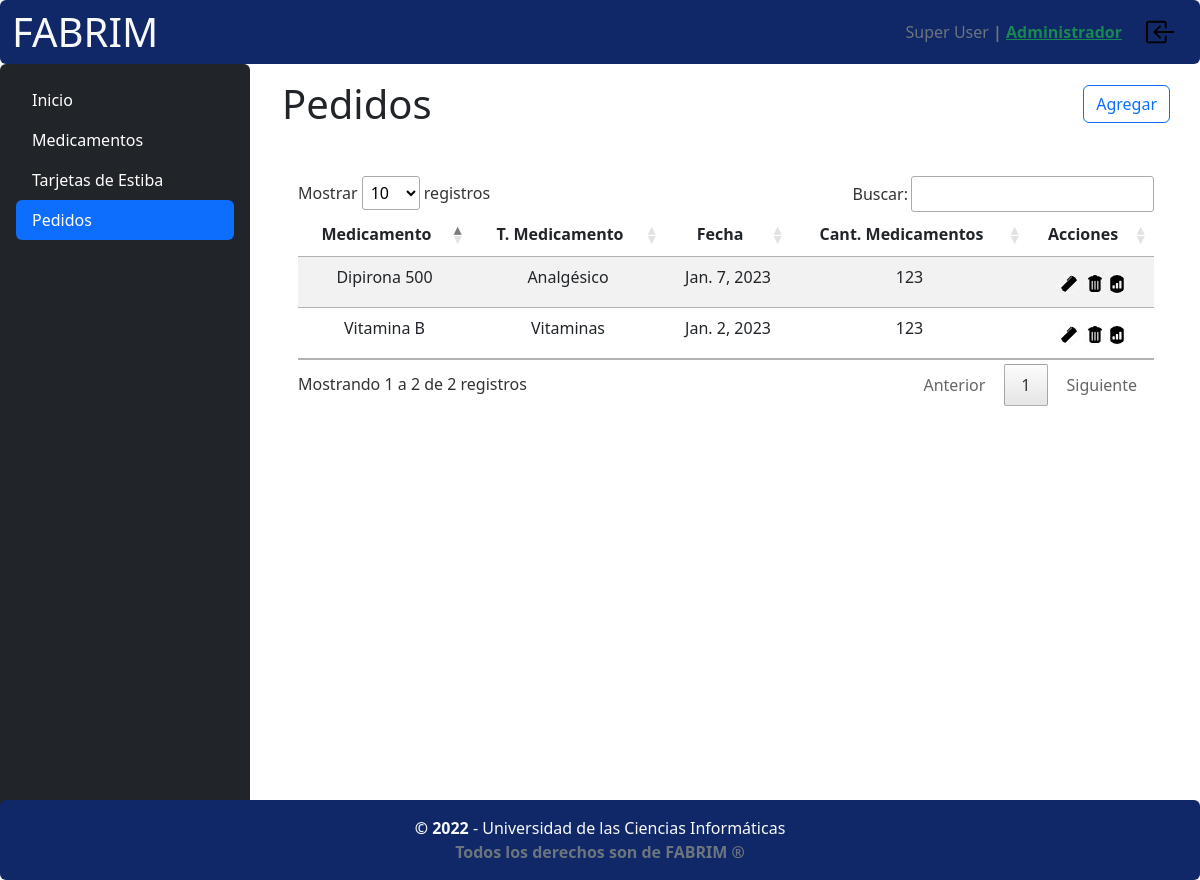
The app's page /admin-fabrim/pedidos/ (signed in) with its own data.
### main_app/models.py (models this page shows, shortened)
class User(AbstractBaseUser, PermissionsMixin):
    email = models.EmailField(max_length=255, unique=True)
    name = models.CharField(max_length=255, validators=[nombre_regex])
    apellidos = models.CharField(max_length=255, validators=[apellidos_regex])
    ci = models.CharField(max_length=11, unique=True,null=False, blank=False, validators=[ci_regex])
    tfno = models.CharField(max_length=50, validators=[tfno_regex])
    apto = models.CharField(max_length=50, validators=[apto_regex])
    is_active = models.BooleanField(default=True)
    is_staff = models.BooleanField(default=False)
    is_admin_fabrim = models.BooleanField(default=False)
    is_customer = models.BooleanField(default=False)
    objects = OwnUserManager()
    USERNAME_FIELD = 'email'
    REQUIRED_FIELDS = ['name', 'apellidos', 'ci', 'tfno']
    def has_perm(self, perm, obj=None):
        return True

class Pedido(models.Model):
    cantidad_medicamento = models.IntegerField(blank=False, null=False)
    fecha = models.DateField(blank=False, null=False, auto_now=True)
    medicamento_id = models.ForeignKey(Medicamento, on_delete=models.CASCADE)
    class Meta:
        ordering = ['fecha']
        permissions = (("generate_billing", "can generate a bill"),)

class Medicamento(models.Model):
    nombre = models.CharField(max_length=255, blank=False, null=False)
    no_lote = models.CharField(max_length=255, unique=True, null=False, blank=False, validators=[no_lote_regex])
    fecha_cad = models.DateField(blank=False, null=False)
    tarjeta_estiba_id = models.OneToOneField(TarjetaEstiba, on_delete=models.CASCADE, primary_key=True)
    tipo_medicamento_id = models.ForeignKey(
        TipoMedicamento, on_delete=models.CASCADE)
    class Meta:
        ordering = ['fecha_cad', 'no_lote', 'nombre']

class TipoMedicamento(models.Model):
    nombre = models.CharField(
        max_length=255, unique=True, null=False, blank=False)

### main_app/views.py (the view)
@method_decorator([for_staff, for_almacenero,], name='dispatch')
class PedidosView(LoginRequiredMixin, ListView, PermissionRequiredMixin):
    template_name = 'pages/admin_views/pedidos.html'
    permission_required = "main_app.view_pedido"
    model = _models.Pedido
    def get_context_data(self, **kwargs):
        context = super().get_context_data(**kwargs)
        context['title'] = 'Pedidos'
        context['medicamentos'] = True if _models.Medicamento.objects.all() else False
        return context

### main_app/decorator.py (called while the page is built)
def for_staff(function=None, redirect_field_name=REDIRECT_FIELD_NAME, login_url='login'):
    actual_decorator = user_passes_test(
        lambda u: u.is_active and u.is_staff or u.is_admin_fabrim or u.is_superuser,
        login_url=login_url,
        redirect_field_name=redirect_field_name
    )
    if function:
        return actual_decorator(function)
    return actual_decorator

def for_almacenero(function=None, redirect_field_name=REDIRECT_FIELD_NAME, login_url='login'):
    group = Group.objects.filter(name="Almacenero").first()
    actual_decorator = user_passes_test(
        lambda u: u.is_active and (group in u.groups.all()) or u.is_superuser,
        login_url=login_url,
        redirect_field_name=redirect_field_name
    )
    if function:
        return actual_decorator(function)
    return actual_decorator

### main_app/templatetags/templatetag.py (called while the page is built)
@register.filter(name='has_group')
def has_group(user, group_name):
    group = Group.objects.filter(name=group_name)
    if group:
        group = group.first()
        return True if group in user.groups.all() or user.is_superuser == True else False
    else:
        return False

### main_app/templates/pages/admin_views/pedidos.html (shortened to what this page needs)
{% extends "base_admin.html" %}
{% load static %}
{% block content_title %}
  {{ title }}
{% endblock content_title %}
{% block button_add %}
{% if perms.main_app.add_medicamento %}<a class="btn btn-outline-primary {% if not medicamentos %}disabled{% endif %}"
     href="{% url "pedidos-add" %}">Agregar</a>{% endif %}
{% endblock button_add %}
{% block content_table %}
  <div class="d-flex justify-content-center align-content-center w-100 h-0 p-3">
    <div class="table-responsive w-100">
      <table id="pedidosTable" class="table table-striped table-hover">
        <thead>
          <tr>
            <th scope="col" class="text-center">Medicamento</th>
            <th scope="col" class="text-center">T. Medicamento</th>
            <th scope="col" class="text-center">Fecha</th>
            <th scope="col" class="text-center">Cant. Medicamentos</th>
            {% if perms.main_app.change_pedido or perms.main_app.delete_pedido %}
              <th th scope="col" class="text-center">Acciones</th>
            {% endif %}
          </tr>
        </thead>
        <tbody>
          {% for el in object_list %}
            <tr>
              <td class="text-center">{{ el.medicamento_id.nombre }}</td>
              <td class="text-center">{{ el.medicamento_id.tipo_medicamento_id.nombre }}</td>
              <td class="text-center">{{ el.fecha }}</td>
              <td class="text-center">{{ el.cantidad_medicamento }}</td>
              {% if perms.main_app.change_pedido or perms.main_app.delete_pedido %}
                <td>
                  <div class="d-flex flex-row p-1 m-0 justify-content-center align-content-center">
                    {% if perms.main_app.change_pedido %}
                      <a class="btn btn-ghost p-0" href={% url "pedidos-edit" el.pk %}>
                        <img src="{% static "images/icons/pen-fill.svg" %}"
                            alt="editar"
                            width="20px"
                            height="20px"
                            class="btn btn-outline-light rounded-circle mx-1 p-0"/>
                    {% endif %}
                    {% if perms.main_app.delete_pedido %}
                      <a class="btn btn-ghost p-0" href={% url 'pedidos-delete' el.pk %}>
                        <img src="{% static 'images/icons/trash-fill.svg' %}"
                            alt="eliminar"
                            width="20px"
                            height="20px"
                            class="btn btn-outline-light rounded-circle p-0"/>
                    {% endif %}
                    <a class="btn btn-ghost p-0" href={% url 'pedidos-reporte' el.pk %}>
                      <img src="{% static 'images/icons/file-bar-graph-fill.svg' %}"
                          alt="reporte"
                          width="20px"
                          height="20px"
                          class="btn btn-outline-light rounded-circle p-0"/>
                  </div>
                </td>
              {% endif %}
            </tr>
          {% endfor %}
        </tbody>
      </table>
    </div>
  </div>
{% endblock content_table %}

### main_app/templates/navbar.html
{% load static %}
{% load templatetag %}
<nav class="navbar color-page navbar-expand-lg rounded-2  ">
  <div class="container-fluid flex-row justify-content-between  ">
    <div>
      <a class="navbar-brand"
         href="{% if request.user.is_authenticated and user.is_customer %} {% url "index_users" %} {% elif user.is_admin_fabrim and request.user.is_authenticated %} {% url "principal" %} {% else %} {% url "index" %} {% endif %}"><span class="display-6 text-light">FABRIM</span></a
        >
      </div>
      <div class="d-flex flex-row p-1 justify-content-center align-items-center"
           role="group"
           aria-label="Basic outlined example">
        {% if not request.user.is_authenticated %}
          <a class="btn btn-outline-primary mx-2" href={% url 'login' %}>Iniciar Sesión</a>
          <a class="btn btn-outline-info mx-1" href={% url 'register' %}>Registrarse</a>
        {% else %}
          <p class="mb-0 text-muted mx-2">
            {{ request.user.name }} {{ request.user.apellidos }}<strong>
            {% if request.user.is_staff and request.user|has_group:"Administrador" or request.user.is_superuser %} |
              <a href="/admin/"
                 class="align-items-center me-2 mb-2 mb-lg-0 text-success ">Administrador</a>
            {% else %}
              <p class="align-items-center me-2 mb-2 mb-lg-0 text-success ">
               | {{ user.groups.all.0 }}
              </p>
            {% endif %}
          </strong>
        </p>
        <a href="{% url 'logout' %}">
          <img src="{% static "images/icons/box-arrow-in-left.svg" %}"
               width="30px"
               height="30px"
               style="cursor: pointer"
               class="p-0 mx-2"
               alt="...."/>
        </a>
      {% endif %}
    </div>
  </div>
</nav>

### main_app/static/css/my_styles.css (style rules this page uses)
.color-page { background-color: rgb(16, 39, 104); }

### records on screen
User: user.name "Super", user.apellidos "User"
Pedido: medicamento_id.nombre "Vitamina B", medicamento_id.tipo_medicamento_id.nombre "Vitaminas", fecha "Jan. 2, 2023", cantidad_medicamento "123"
Pedido: medicamento_id.nombre "Dipirona 500", medicamento_id.tipo_medicamento_id.nombre "Analgésico", fecha "Jan. 7, 2023", cantidad_medicamento "123"

### other values on screen
{{ title }} "Pedidos"
